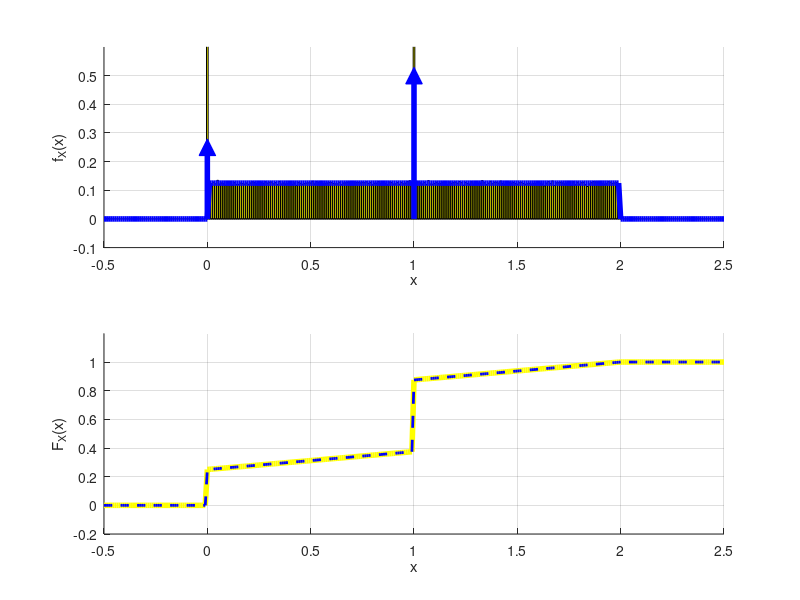

Recreate this plot in MATLAB.
clear all; close all; clc;

N = 1000000;  % Número de realizações

U = 4*rand(1, N);
idx1 = U <= 1;
idx2 = U > 1;
X = zeros(1, N);
X(idx1) = 2*rand(1, sum(idx1));
X(idx2) = rand(1, sum(idx2)) < 2/3;

dx = 0.01; x = -0.5 : dx : 2.5;

pdfX_sim = hist(X, x) / (N * dx);
pdfX_teo = (1/8) .* (0 < x & x < 2);  % Sem os impulsos

cdfX_sim = cumsum(pdfX_sim) * dx;
cdfX_teo = (1/4 + x/8)     .* (0 <= x & x < 1) + ...
           (7/8 + (x-1)/8) .* (1 <= x & x < 2) + ...
           1               .* (2 <= x);

           figure;

           subplot(2, 1, 1); hold on; grid on;
           bar(x, pdfX_sim, 'y');
           plot(x, pdfX_teo, 'b', 'LineWidth', 4);
           % Representando os impulsos:
           plot([0, 0], [0, 1/4], 'b', 'LineWidth', 4');
           plot([0], [1/4], 'b^', 'MarkerSize', 12, 'MarkerFaceColor', 'b');
           plot([1, 1], [0, 1/2], 'b', 'LineWidth', 4');
           plot([1], [1/2], 'b^', 'MarkerSize', 12, 'MarkerFaceColor', 'b');
           xlim([-0.5 2.5]); ylim([-0.1, 0.6]);
           xlabel('x'); ylabel('f_X(x)');

           subplot(2, 1, 2); hold on; grid on;
           plot(x, cdfX_sim, 'y', 'LineWidth', 4);
           plot(x, cdfX_teo, 'b--', 'LineWidth', 2);
           xlim([-0.5 2.5]); ylim([-0.2, 1.2]);
           xlabel('x'); ylabel('F_X(x)');

printf('Sim: E[X] = %g\n', mean(X));
printf('Teo: E[X] = %g\n', 3/4);